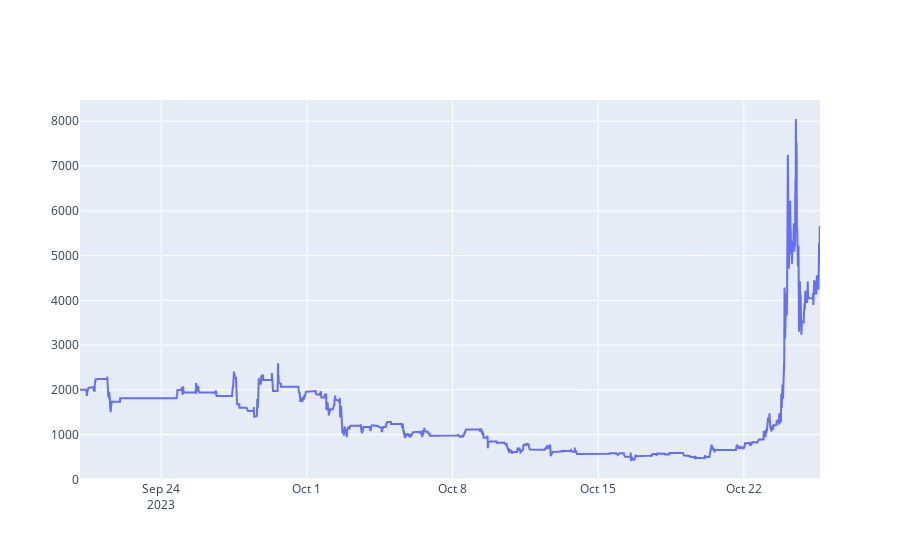

The cell this chart's notebook holds for it:
### Code cell
import plotly.graph_objects as go

fig = go.Figure(data=[go.Scatter(x=stat['_equity_curve'].index, y=stat['_equity_curve']['Equity'])])
fig.show()

### Figure 1 — Plotly figure (JSON) as saved in the notebook; plotly's stock layout.template omitted (floating-point values rounded to 4 significant figures; data arrays with more than 128 entries replaced by an {"elided": "..."} marker saying what was removed)
{"data": [{"type": "scatter", "x": {"elided": "10244 str values"}, "y": {"elided": "10244 float values"}}], "layout": {}}
